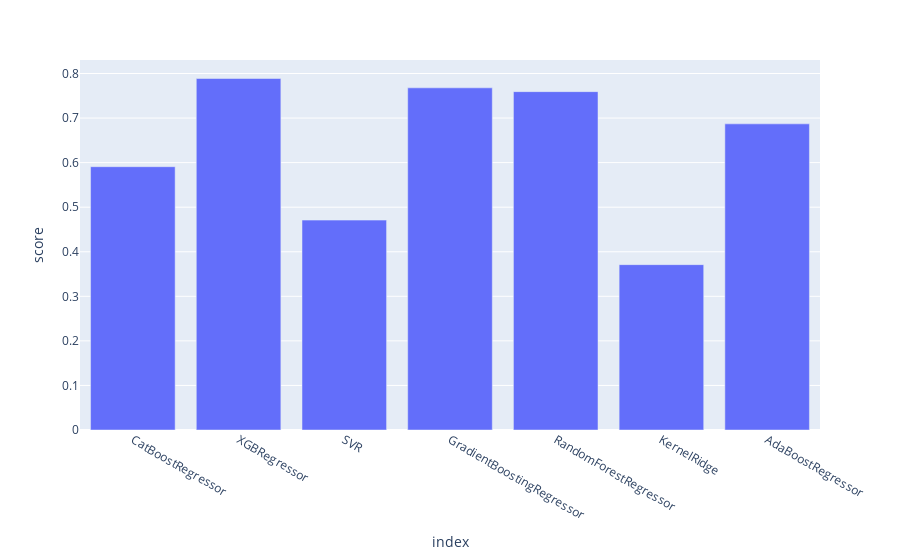

This figure's notebook cell:
### Code cell
px.bar(df, x=df.index, y='score')

### Figure 1 — Plotly figure (JSON) as saved in the notebook; plotly's stock layout.template omitted (floating-point values rounded to 4 significant figures)
{"data": [{"alignmentgroup": "True", "hovertemplate": "index=%{x}<br>score=%{y}<extra></extra>", "legendgroup": "", "marker": {"color": "#636efa", "pattern": {"shape": ""}}, "name": "", "offsetgroup": "", "orientation": "v", "showlegend": false, "textposition": "auto", "type": "bar", "x": ["CatBoostRegressor", "XGBRegressor", "SVR", "GradientBoostingRegressor", "RandomForestRegressor", "KernelRidge", "AdaBoostRegressor"], "xaxis": "x", "y": [0.5909, 0.7888, 0.471, 0.7678, 0.7593, 0.3711, 0.687], "yaxis": "y"}], "layout": {"barmode": "relative", "legend": {"tracegroupgap": 0}, "margin": {"t": 60}, "xaxis": {"anchor": "y", "domain": [0, 1], "title": {"text": "index"}}, "yaxis": {"anchor": "x", "domain": [0, 1], "title": {"text": "score"}}}}
